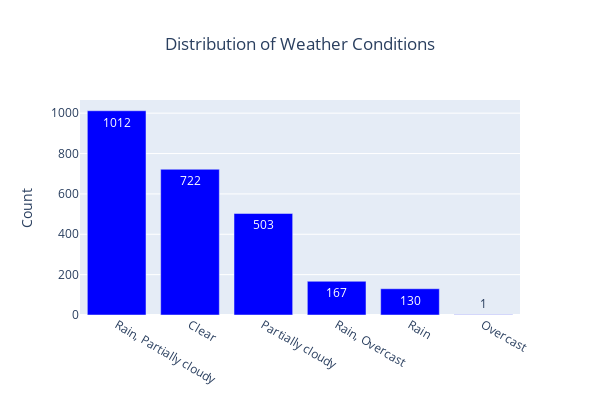

Notebook code cell kept with this figure:
### Markdown cell above
<h3>Weather Condition Counts:</h3>

### Code cell
condition_counts = df['conditions'].value_counts().reset_index()
condition_counts.columns = ['Weather Condition', 'Count']
fig = px.bar(condition_counts,x='Weather Condition',y='Count',labels={'Weather Condition': 'Weather Condition', 'Count': 'Count'},
    title='Distribution of Weather Conditions',text='Count',height=400,width=600,color_discrete_sequence=['blue', 'gray', 'green'],)
fig.update_layout(xaxis_title=None,yaxis_title='Count',title_x=0.5,)
fig.write_html('Sylhet_Weather_Condiditions_Distribution.html')
fig.show()

### Figure 1 — Plotly figure (JSON) as saved in the notebook; plotly's stock layout.template omitted (floating-point values rounded to 4 significant figures)
{"data": [{"alignmentgroup": "True", "hovertemplate": "Weather Condition=%{x}<br>Count=%{text}<extra></extra>", "legendgroup": "", "marker": {"color": "blue", "pattern": {"shape": ""}}, "name": "", "offsetgroup": "", "orientation": "v", "showlegend": false, "text": [1012, 722, 503, 167, 130, 1], "textposition": "auto", "type": "bar", "x": ["Rain, Partially cloudy", "Clear", "Partially cloudy", "Rain, Overcast", "Rain", "Overcast"], "xaxis": "x", "y": [1012, 722, 503, 167, 130, 1], "yaxis": "y"}], "layout": {"barmode": "relative", "height": 400, "legend": {"tracegroupgap": 0}, "title": {"text": "Distribution of Weather Conditions", "x": 0.5}, "width": 600, "xaxis": {"anchor": "y", "autorange": true, "domain": [0, 1], "range": [-0.5, 5.5], "title": {}, "type": "category"}, "yaxis": {"anchor": "x", "autorange": true, "domain": [0, 1], "range": [0, 1065.0], "title": {"text": "Count"}, "type": "linear"}}}
